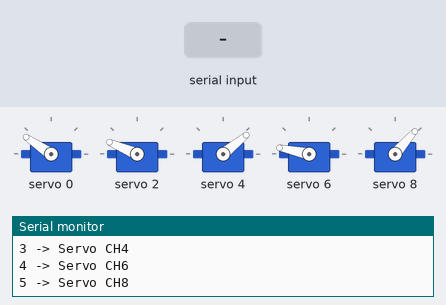
Recording of a sketch running on a simulated ESP32. On the bench: 5 × servo, the last lines printed to the serial monitor. The test bench sets the inputs (shaded band).

Above: at 1.7 s.
1.8 s: "1" received over Serial
At 3.0 s:
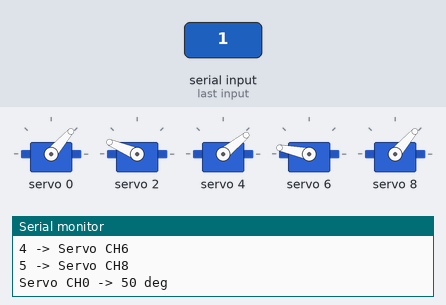
3.3 s: "2" received over Serial
At 4.4 s:
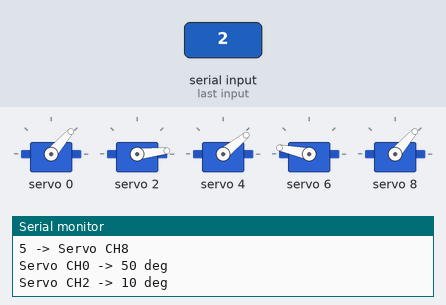
4.8 s: "3" received over Serial
At 5.5 s:
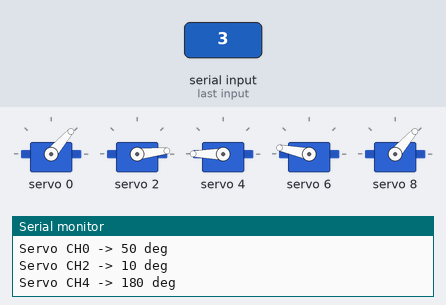
6.3 s: "4" received over Serial
At 6.7 s:
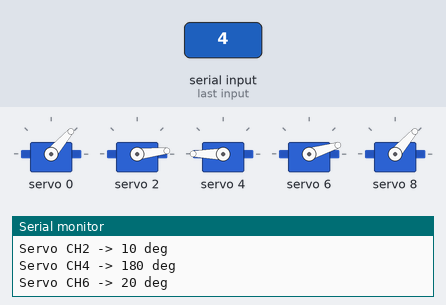
7.8 s: "5" received over Serial
At 9.0 s:
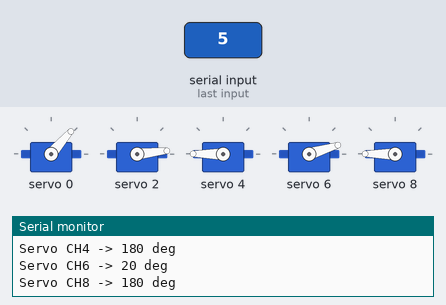
9.3 s: "1" received over Serial
At 10.2 s:
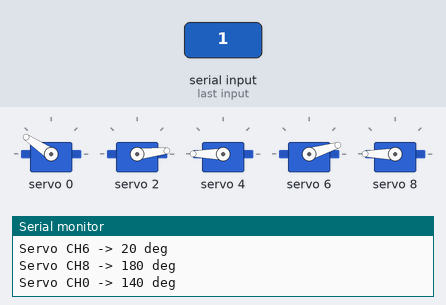
Timing chart, 0 to 11.8 s (numbered marks = the images above; inputs shaded):
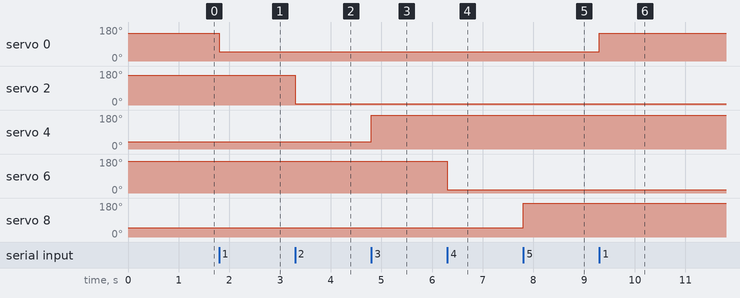

The sketch:

5finger_with_text.ino
```cpp
#include <Wire.h>
#include <Adafruit_PWMServoDriver.h>

Adafruit_PWMServoDriver pwm = Adafruit_PWMServoDriver(0x40);

#define SDA_PIN     21
#define SCL_PIN     22
#define SERVO_FREQ  50

#define SERVOMIN    102
#define SERVOMAX    512

// Kênh servo
const uint8_t servoChannel[5] = {0, 2, 4, 6, 8};

// Góc ban đầu
const int homeAngle[5] = {
  140,   // CH0
  150,   // CH2
  40,    // CH4
  160,   // CH6
  50     // CH8
};

// Góc khi nhấn
const int activeAngle[5] = {
  50,    // CH0
  10,    // CH2
  180,   // CH4
  20,    // CH6
  180    // CH8
};

// Trạng thái từng servo
bool servoState[5] = {false, false, false, false, false};
// false = đang ở Home
// true  = đang ở Active

//--------------------------------------------------

void setServoAngle(uint8_t channel, int angle)
{
  angle = constrain(angle, 0, 180);

  uint16_t pulse = map(angle, 0, 180, SERVOMIN, SERVOMAX);

  pwm.setPWM(channel, 0, pulse);
}

//--------------------------------------------------

void toggleServo(uint8_t index)
{
  servoState[index] = !servoState[index];

  int angle = servoState[index] ?
              activeAngle[index] :
              homeAngle[index];

  setServoAngle(servoChannel[index], angle);

  Serial.print("Servo CH");
  Serial.print(servoChannel[index]);
  Serial.print(" -> ");
  Serial.print(angle);
  Serial.println(" deg");
}

//--------------------------------------------------

void setup()
{
  Serial.begin(115200);

  Wire.begin(SDA_PIN, SCL_PIN);

  pwm.begin();
  pwm.setPWMFreq(SERVO_FREQ);

  delay(500);

  // Đưa toàn bộ servo về vị trí ban đầu
  for (int i = 0; i < 5; i++)
  {
    setServoAngle(servoChannel[i], homeAngle[i]);
  }

  Serial.println("================================");
  Serial.println("Servo Toggle Control");
  Serial.println("================================");
  Serial.println("Nhan:");
  Serial.println("1 -> Servo CH0");
  Serial.println("2 -> Servo CH2");
  Serial.println("3 -> Servo CH4");
  Serial.println("4 -> Servo CH6");
  Serial.println("5 -> Servo CH8");
  Serial.println();
}

//--------------------------------------------------

void loop()
{
  while (Serial.available())
  {
    char cmd = Serial.read();

    switch (cmd)
    {
      case '1':
        toggleServo(0);
        break;

      case '2':
        toggleServo(1);
        break;

      case '3':
        toggleServo(2);
        break;

      case '4':
        toggleServo(3);
        break;

      case '5':
        toggleServo(4);
        break;
    }
  }
}
```

Measured:
- after the input at 1.8 s, servo 0: 146° → 49° at once
- after the input at 3.3 s, servo 2: 157° → 6° at once
- after the input at 4.8 s, servo 4: 39° → 180° at once
- after the input at 6.3 s, servo 6: 168° → 17° at once
- after the input at 7.8 s, servo 8: 49° → 180° at once
- after the input at 9.3 s, servo 0: 49° → 146° at once
